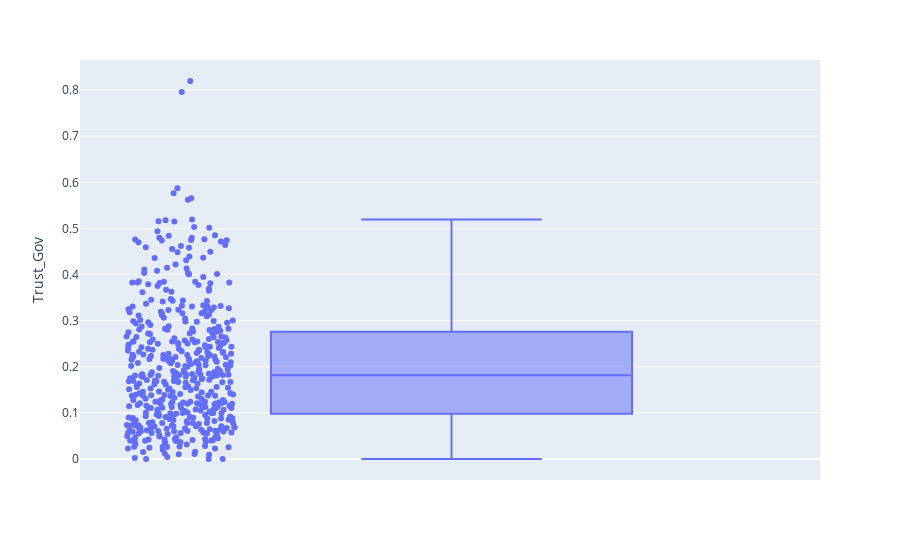

Notebook cell for this chart:
### Code cell
fig=px.box(df, y='Trust_Gov', hover_name='Country', points='all')
fig.show()

### Figure 1 — Plotly figure (JSON) as saved in the notebook; plotly's stock layout.template omitted (floating-point values rounded to 4 significant figures; data arrays with more than 128 entries replaced by an {"elided": "..."} marker saying what was removed)
{"data": [{"alignmentgroup": "True", "boxpoints": "all", "hovertemplate": "<b>%{hovertext}</b><br><br>Trust_Gov=%{y}<extra></extra>", "hovertext": {"elided": "470 str values"}, "legendgroup": "", "marker": {"color": "#636efa"}, "name": "", "notched": false, "offsetgroup": "", "orientation": "v", "showlegend": false, "type": "box", "x0": " ", "xaxis": "x", "y": {"elided": "470 float values"}, "y0": " ", "yaxis": "y"}], "layout": {"boxmode": "group", "legend": {"tracegroupgap": 0}, "margin": {"t": 60}, "xaxis": {"anchor": "y", "domain": [0, 1]}, "yaxis": {"anchor": "x", "domain": [0, 1], "title": {"text": "Trust_Gov"}}}}
